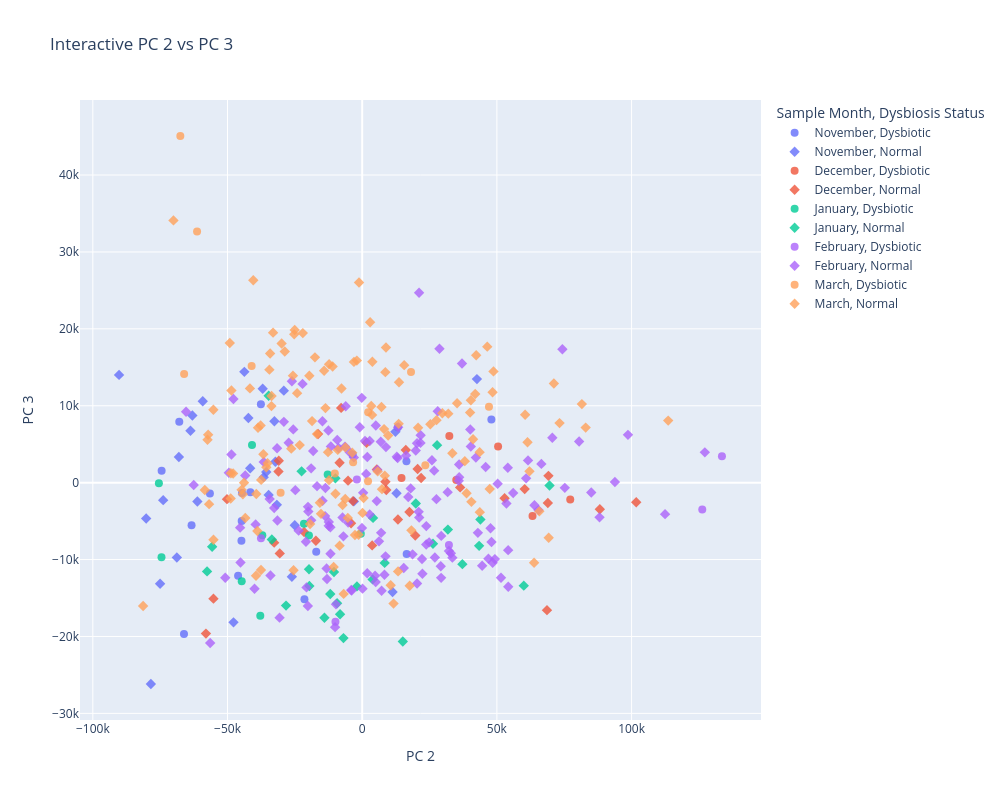

The cell this chart's notebook holds for it:
### Code cell
# Create an interactive plot for PC 2 vs PC 3
interactive_df_23 = pca_df_multi.copy()
interactive_df_23["filename"] = interactive_df_23.index
interactive_df_23["sampID"] = trimmed_metadata["sampID"]
interactive_df_23["plate.pos"] = trimmed_metadata["plate.pos"]
interactive_df_23["Experiment Type"] = trimmed_metadata["Experiment Type"]

fig2 = px.scatter(
    interactive_df_23,
    x="PC 2",
    y="PC 3",
    color="Sample Month",
    symbol="Dysbiosis Status",
    hover_data=["filename", "sampID", "plate.pos", "Experiment Type"],
    title="Interactive PC 2 vs PC 3",
    width=1000,
    height=800,
)

fig2.update_traces(marker=dict(size=8, opacity=0.8))
fig2.show()

### Figure 1 — Plotly figure (JSON) as saved in the notebook; plotly's stock layout.template omitted (floating-point values rounded to 4 significant figures; data arrays with more than 128 entries replaced by an {"elided": "..."} marker saying what was removed)
{"data": [{"customdata": [["A2450525897_n01_LICRNA01_A01", "LIC001", "A01", "Long Term"], ["A2450525897_n01_LICRNA01_B01", "LIC002", "B01", "Long Term"], ["A2450525897_n01_LICRNA01_C01", "LIC003", "C01", "Long Term"], ["A2450525897_n01_LICRNA01_H01", "LIC008", "H01", "Long Term"], ["A2450525897_n01_LICRNA01_E02", "LIC017", "E02", "Long Term"], ["A2450525897_n01_LICRNA01_F02", "LIC018", "F02", "Long Term"], ["A2450525897_n01_LICRNA01_B04", "LIC038", "B04", "Long Term"], ["A2450525897_n01_LICRNA01_E04", "LIC041", "E04", "Long Term"], ["A2450525897_n01_LICRNA01_A05", "LIC049", "A05", "Long Term"], ["A2450525897_n01_LICRNA01_B05", "LIC050", "B05", "Long Term"], ["A2450525897_n01_LICRNA01_D05", "LIC052", "D05", "Long Term"], ["A2450525897_n01_LICRNA01_F05", "LIC054", "F05", "Long Term"], ["A2450525897_n01_LICRNA01_E06", "LIC065", "E06", "Long Term"], ["A2450525897_n01_LICRNA01_F06", "LIC066", "F06", "Long Term"], ["A2450525897_n01_LICRNA01_G06", "LIC067", "G06", "Long Term"], ["A2450525897_n01_LICRNA01_H06", "LIC068", "H06", "Long Term"], ["A2534491401_n01_LICRNA05_F08", "LIC030", "F08", "Long Term"], ["A2534491401_n01_LICRNA05_H10", "LIC020", "H10", "Long Term"]], "hovertemplate": "Sample Month=November<br>Dysbiosis Status=Dysbiotic<br>PC 2=%{x}<br>PC 3=%{y}<br>filename=%{customdata[0]}<br>sampID=%{customdata[1]}<br>plate.pos=%{customdata[2]}<br>Experiment Type=%{customdata[3]}<extra></extra>", "legendgroup": "November, Dysbiotic", "marker": {"color": "#636efa", "opacity": 0.8, "size": 8, "symbol": "circle"}, "mode": "markers", "name": "November, Dysbiotic", "orientation": "v", "showlegend": true, "type": "scatter", "x": [-63350.0, -21440.0, -66160.0, -46070.0, -67900.0, -56540.0, -3525.0, -44830.0, -41520.0, 16420.0, -44740.0, -17060.0, 13230.0, 16510.0, -37610.0, 47950.0, -74460.0, -44630.0], "xaxis": "x", "y": [-5534.0, -15160.0, -19690.0, -12090.0, 7929.0, -1409.0, 3657.0, -7556.0, -1236.0, 2781.0, -4984.0, -8987.0, 7210.0, -9280.0, 10190.0, 8199.0, 1537.0, -1345.0], "yaxis": "y"}, {"customdata": [["A2450525897_n01_LICRNA01_E01", "LIC005", "E01", "Long Term"], ["A2450525897_n01_LICRNA01_F01", "LIC006", "F01", "Long Term"], ["A2450525897_n01_LICRNA01_B02", "LIC014", "B02", "Long Term"], ["A2450525897_n01_LICRNA01_D02", "LIC016", "D02", "Long Term"], ["A2450525897_n01_LICRNA01_G02", "LIC019", "G02", "Long Term"], ["A2450525897_n01_LICRNA01_A03", "LIC025", "A03", "Long Term"], ["A2450525897_n01_LICRNA01_B03", "LIC026", "B03", "Long Term"], ["A2450525897_n01_LICRNA01_C03", "LIC027", "C03", "Long Term"], ["A2450525897_n01_LICRNA01_D03", "LIC028", "D03", "Long Term"], ["A2450525897_n01_LICRNA01_E03", "LIC029", "E03", "Long Term"], ["A2450525897_n01_LICRNA01_G03", "LIC031", "G03", "Long Term"], ["A2450525897_n01_LICRNA01_H03", "LIC032", "H03", "Long Term"], ["A2450525897_n01_LICRNA01_A04", "LIC037", "A04", "Long Term"], ["A2450525897_n01_LICRNA01_C04", "LIC039", "C04", "Long Term"], ["A2450525897_n01_LICRNA01_D04", "LIC040", "D04", "Long Term"], ["A2450525897_n01_LICRNA01_F04", "LIC042", "F04", "Long Term"], ["A2450525897_n01_LICRNA01_G04", "LIC043", "G04", "Long Term"], ["A2450525897_n01_LICRNA01_H04", "LIC044", "H04", "Long Term"], ["A2450525897_n01_LICRNA01_C05", "LIC051", "C05", "Long Term"], ["A2450525897_n01_LICRNA01_E05", "LIC053", "E05", "Long Term"], ["A2450525897_n01_LICRNA01_H05", "LIC056", "H05", "Long Term"], ["A2450525897_n01_LICRNA01_B06", "LIC062", "B06", "Long Term"], ["A2450525897_n01_LICRNA01_C06", "LIC063", "C06", "Long Term"], ["A2450525897_n01_LICRNA01_D06", "LIC064", "D06", "Long Term"], ["A2534491401_n01_LICRNA05_A08", "LIC061", "A08", "Long Term"], ["A2534491401_n01_LICRNA05_E11", "LIC013", "E11", "Long Term"], ["A2534491401_n01_LICRNA05_G11", "LIC055", "G11", "Long Term"], ["A2534491401_n01_LICRNA05_H11", "LIC015", "H11", "Long Term"], ["A2534491401_n01_LICRNA05_B12", "LIC007", "B12", "Long Term"], ["A2534491401_n01_LICRNA05_C12", "LIC004", "C12", "Long Term"]], "hovertemplate": "Sample Month=November<br>Dysbiosis Status=Normal<br>PC 2=%{x}<br>PC 3=%{y}<br>filename=%{customdata[0]}<br>sampID=%{customdata[1]}<br>plate.pos=%{customdata[2]}<br>Experiment Type=%{customdata[3]}<extra></extra>", "legendgroup": "November, Normal", "marker": {"color": "#636efa", "opacity": 0.8, "size": 8, "symbol": "diamond"}, "mode": "markers", "name": "November, Normal", "orientation": "v", "showlegend": true, "type": "scatter", "x": [-34730.0, -75030.0, 42590.0, -35610.0, -32590.0, -90260.0, -32230.0, -80200.0, -61190.0, -73880.0, -68050.0, -63750.0, -36940.0, -63050.0, -59190.0, -36570.0, -41580.0, -29100.0, -68810.0, -31690.0, -25040.0, 12740.0, 11270.0, 12330.0, -3092.0, -43750.0, -26110.0, -42250.0, -78450.0, -47780.0], "xaxis": "x", "y": [-1591.0, -13140.0, 13470.0, 1387.0, 7981.0, 14010.0, 2726.0, -4666.0, -2449.0, -2272.0, 3340.0, 6748.0, 12220.0, 8731.0, 10580.0, 714.4, 1875.0, 11960.0, -9733.0, -2886.0, -5549.0, -1387.0, -14220.0, 6613.0, -2440.0, 14400.0, -12240.0, 8411.0, -26180.0, -18160.0], "yaxis": "y"}, {"customdata": [["A2450525897_n01_LICRNA01_A07", "LIC073", "A07", "Long Term"], ["A2450525897_n01_LICRNA01_B08", "LIC098", "B08", "Long Term"], ["A2450525897_n01_LICRNA01_C08", "LIC099", "C08", "Long Term"], ["A2450525897_n01_LICRNA01_E08", "LIC101", "E08", "Long Term"], ["A2450525897_n01_LICRNA01_E10", "LIC125", "E10", "Long Term"], ["A2534491401_n01_LICRNA05_G08", "LIC079", "G08", "Long Term"]], "hovertemplate": "Sample Month=December<br>Dysbiosis Status=Dysbiotic<br>PC 2=%{x}<br>PC 3=%{y}<br>filename=%{customdata[0]}<br>sampID=%{customdata[1]}<br>plate.pos=%{customdata[2]}<br>Experiment Type=%{customdata[3]}<extra></extra>", "legendgroup": "December, Dysbiotic", "marker": {"color": "#EF553B", "opacity": 0.8, "size": 8, "symbol": "circle"}, "mode": "markers", "name": "December, Dysbiotic", "orientation": "v", "showlegend": true, "type": "scatter", "x": [34930.0, 77230.0, 14590.0, 50440.0, 32340.0, 63230.0], "xaxis": "x", "y": [329.4, -2179.0, 605.1, 4716.0, 6056.0, -4323.0], "yaxis": "y"}, {"customdata": {"elided": "34x4 str values"}, "hovertemplate": "Sample Month=December<br>Dysbiosis Status=Normal<br>PC 2=%{x}<br>PC 3=%{y}<br>filename=%{customdata[0]}<br>sampID=%{customdata[1]}<br>plate.pos=%{customdata[2]}<br>Experiment Type=%{customdata[3]}<extra></extra>", "legendgroup": "December, Normal", "marker": {"color": "#EF553B", "opacity": 0.8, "size": 8, "symbol": "diamond"}, "mode": "markers", "name": "December, Normal", "orientation": "v", "showlegend": true, "type": "scatter", "x": [17540.0, 1618.0, 16180.0, -50190.0, 36360.0, -21570.0, 8615.0, 5421.0, -30600.0, 52860.0, -3408.0, -16390.0, -17190.0, -31080.0, -8405.0, 3696.0, -5256.0, 20570.0, -58010.0, -7823.0, 8947.0, -32680.0, 21870.0, -30970.0, 19700.0, 68590.0, 101700.0, 60320.0, 69140.0, 13270.0, 88220.0, -4137.0, 68920.0, -55210.0], "xaxis": "x", "y": [-3826.0, 5193.0, 4248.0, -2148.0, -619.1, -6416.0, 111.2, 1724.0, -9203.0, -2023.0, -2398.0, 6325.0, -7546.0, 1447.0, 2588.0, -8163.0, 260.7, 1772.0, -19630.0, 9717.0, -956.4, -7802.0, 601.3, 2856.0, -6869.0, -16580.0, -2549.0, -839.8, 881.6, -4794.0, -3458.0, -5272.0, -2643.0, -15080.0], "yaxis": "y"}, {"customdata": [["A2450525897_n01_LICRNA01_A11", "LIC133", "A11", "Long Term"], ["A2450525897_n01_LICRNA01_G11", "LIC139", "G11", "Long Term"], ["A2450525897_n01_LICRNA01_H11", "LIC140", "H11", "Long Term"], ["A2450525897_n01_LICRNA01_A12", "LIC145", "A12", "Long Term"], ["A2450525897_n01_LICRNA01_C12", "LIC147", "C12", "Long Term"], ["A2450525897_n01_LICRNA01_E12", "LIC149", "E12", "Long Term"], ["A2449446903_n01_LICRNA02_E01", "LIC161", "E01", "Long Term"], ["A2534491401_n01_LICRNA05_D08", "LIC136", "D08", "Long Term"], ["A2534491401_n01_LICRNA05_D10", "LIC157", "D10", "Long Term"], ["A2534491401_n01_LICRNA05_C11", "LIC148", "C11", "Long Term"]], "hovertemplate": "Sample Month=January<br>Dysbiosis Status=Dysbiotic<br>PC 2=%{x}<br>PC 3=%{y}<br>filename=%{customdata[0]}<br>sampID=%{customdata[1]}<br>plate.pos=%{customdata[2]}<br>Experiment Type=%{customdata[3]}<extra></extra>", "legendgroup": "January, Dysbiotic", "marker": {"color": "#00cc96", "opacity": 0.8, "size": 8, "symbol": "circle"}, "mode": "markers", "name": "January, Dysbiotic", "orientation": "v", "showlegend": true, "type": "scatter", "x": [-74510.0, -19770.0, -519.3, -44730.0, -37080.0, -75480.0, -37830.0, -21620.0, -12810.0, -40910.0], "xaxis": "x", "y": [-9698.0, -6883.0, -6655.0, -12830.0, -6842.0, -74.32, -17310.0, -5355.0, 1046.0, 4905.0], "yaxis": "y"}, {"customdata": [["A2450525897_n01_LICRNA01_B11", "LIC134", "B11", "Long Term"], ["A2450525897_n01_LICRNA01_E11", "LIC137", "E11", "Long Term"], ["A2450525897_n01_LICRNA01_F11", "LIC138", "F11", "Long Term"], ["A2450525897_n01_LICRNA01_B12", "LIC146", "B12", "Long Term"], ["A2450525897_n01_LICRNA01_F12", "LIC150", "F12", "Long Term"], ["A2450525897_n01_LICRNA01_G12", "LIC151", "G12", "Long Term"], ["A2450525897_n01_LICRNA01_H12", "LIC152", "H12", "Long Term"], ["A2449446903_n01_LICRNA02_B01", "LIC158", "B01", "Long Term"], ["A2449446903_n01_LICRNA02_C01", "LIC159", "C01", "Long Term"], ["A2449446903_n01_LICRNA02_D01", "LIC160", "D01", "Long Term"], ["A2449446903_n01_LICRNA02_G01", "LIC163", "G01", "Long Term"], ["A2449446903_n01_LICRNA02_H01", "LIC164", "H01", "Long Term"], ["A2449446903_n01_LICRNA02_A02", "LIC169", "A02", "Long Term"], ["A2449446903_n01_LICRNA02_B02", "LIC170", "B02", "Long Term"], ["A2449446903_n01_LICRNA02_C02", "LIC171", "C02", "Long Term"], ["A2449446903_n01_LICRNA02_D02", "LIC172", "D02", "Long Term"], ["A2449446903_n01_LICRNA02_E02", "LIC173", "E02", "Long Term"], ["A2449446903_n01_LICRNA02_F02", "LIC174", "F02", "Long Term"], ["A2449446903_n01_LICRNA02_G02", "LIC175", "G02", "Long Term"], ["A2449446903_n01_LICRNA02_H02", "LIC176", "H02", "Long Term"], ["B250508004_n01_LICRNA03_A03", "LIC349", "A03", "Long Term"], ["B250508004_n01_LICRNA03_C03", "LIC351", "C03", "Long Term"], ["B250508004_n01_LICRNA03_D03", "LIC352", "D03", "Long Term"], ["B250508004_n01_LICRNA03_E03", "LIC353", "E03", "Long Term"], ["B250508004_n01_LICRNA03_F03", "LIC354", "F03", "Long Term"], ["B250508004_n01_LICRNA03_G03", "LIC355", "G03", "Long Term"], ["B250508004_n01_LICRNA03_H03", "LIC356", "H03", "Long Term"], ["A2534491401_n01_LICRNA05_C08", "LIC135", "C08", "Long Term"], ["A2534491401_n01_LICRNA05_D11", "LIC350", "D11", "Long Term"]], "hovertemplate": "Sample Month=January<br>Dysbiosis Status=Normal<br>PC 2=%{x}<br>PC 3=%{y}<br>filename=%{customdata[0]}<br>sampID=%{customdata[1]}<br>plate.pos=%{customdata[2]}<br>Experiment Type=%{customdata[3]}<extra></extra>", "legendgroup": "January, Normal", "marker": {"color": "#00cc96", "opacity": 0.8, "size": 8, "symbol": "diamond"}, "mode": "markers", "name": "January, Normal", "orientation": "v", "showlegend": true, "type": "scatter", "x": [-19740.0, -55710.0, -19620.0, -34720.0, -33540.0, -57590.0, -22500.0, -28270.0, -1960.0, 3865.0, -9322.0, -8212.0, 4028.0, 69540.0, 43880.0, 19910.0, 31810.0, -10480.0, 8341.0, 43400.0, -6958.0, 37190.0, 26270.0, -11850.0, 15080.0, -14020.0, 59980.0, -9945.0, 27800.0], "xaxis": "x", "y": [-11250.0, -8339.0, -13440.0, 11300.0, -7397.0, -11540.0, 1470.0, -15990.0, -13490.0, -12580.0, -15680.0, -17100.0, -4585.0, -361.1, -4799.0, -2715.0, -6106.0, -11610.0, -10430.0, -8219.0, -20220.0, -10600.0, -7949.0, -14470.0, -20650.0, -17570.0, -13400.0, 562.2, 4875.0], "yaxis": "y"}, {"customdata": [["A2449446903_n01_LICRNA02_C07", "LIC243", "C07", "Long Term"], ["A2449446903_n01_LICRNA02_G07", "LIC247", "G07", "Long Term"], ["B250508004_n01_LICRNA03_G05", "LIC391", "G05", "Circadian Experiment 1"], ["B250508004_n01_LICRNA03_A06", "LIC397", "A06", "Circadian Experiment 1"], ["B250508004_n01_LICRNA03_B08", "LIC422", "B08", "Circadian Experiment 1"], ["B2449500127_n01_LICRNA04_C06", "LIC543", "C06", "Circadian Experiment 1"]], "hovertemplate": "Sample Month=February<br>Dysbiosis Status=Dysbiotic<br>PC 2=%{x}<br>PC 3=%{y}<br>filename=%{customdata[0]}<br>sampID=%{customdata[1]}<br>plate.pos=%{customdata[2]}<br>Experiment Type=%{customdata[3]}<extra></extra>", "legendgroup": "February, Dysbiotic", "marker": {"color": "#ab63fa", "opacity": 0.8, "size": 8, "symbol": "circle"}, "mode": "markers", "name": "February, Dysbiotic", "orientation": "v", "showlegend": true, "type": "scatter", "x": [-9930.0, 32190.0, 126200.0, -37580.0, 133500.0, -1974.0], "xaxis": "x", "y": [-18080.0, -8096.0, -3499.0, -7228.0, 3445.0, 414.7], "yaxis": "y"}, {"customdata": {"elided": "154x4 str values"}, "hovertemplate": "Sample Month=February<br>Dysbiosis Status=Normal<br>PC 2=%{x}<br>PC 3=%{y}<br>filename=%{customdata[0]}<br>sampID=%{customdata[1]}<br>plate.pos=%{customdata[2]}<br>Experiment Type=%{customdata[3]}<extra></extra>", "legendgroup": "February, Normal", "marker": {"color": "#ab63fa", "opacity": 0.8, "size": 8, "symbol": "diamond"}, "mode": "markers", "name": "February, Normal", "orientation": "v", "showlegend": true, "type": "scatter", "x": {"elided": "154 float values"}, "xaxis": "x", "y": {"elided": "154 float values"}, "yaxis": "y"}, {"customdata": [["A2449446903_n01_LICRNA02_F10", "LIC294", "F10", "Long Term"], ["A2449446903_n01_LICRNA02_E11", "LIC305", "E11", "Long Term"], ["A2449446903_n01_LICRNA02_E12", "LIC317", "E12", "Long Term"], ["B250508004_n01_LICRNA03_G01", "LIC331", "G01", "Long Term"], ["B2449500127_n01_LICRNA04_D07", "LIC580", "D07", "Circadian Experiment 2"], ["B2449500127_n01_LICRNA04_D11", "LIC628", "D11", "Circadian Experiment 2"], ["B2449500127_n01_LICRNA04_E11", "LIC629", "E11", "Circadian Experiment 2"], ["B2449500127_n01_LICRNA04_F12", "LIC642", "F12", "Circadian Experiment 2"], ["A2534491401_n01_LICRNA05_A01", "LIC673", "A01", "Circadian Experiment 2"], ["A2534491401_n01_LICRNA05_E06", "LIC737", "E06", "Circadian Experiment 2"], ["A2534491401_n01_LICRNA05_G06", "LIC739", "G06", "Circadian Experiment 2"], ["A2534491401_n01_LICRNA05_B11", "LIC578", "B11", "Circadian Experiment 2"]], "hovertemplate": "Sample Month=March<br>Dysbiosis Status=Dysbiotic<br>PC 2=%{x}<br>PC 3=%{y}<br>filename=%{customdata[0]}<br>sampID=%{customdata[1]}<br>plate.pos=%{customdata[2]}<br>Experiment Type=%{customdata[3]}<extra></extra>", "legendgroup": "March, Dysbiotic", "marker": {"color": "#FFA15A", "opacity": 0.8, "size": 8, "symbol": "circle"}, "mode": "markers", "name": "March, Dysbiotic", "orientation": "v", "showlegend": true, "type": "scatter", "x": [-10160.0, -30290.0, -66100.0, -3377.0, 2216.0, 2165.0, 18120.0, -61300.0, 23430.0, -67510.0, -41050.0, 47060.0], "xaxis": "x", "y": [1200.0, -1328.0, 14120.0, 2659.0, 9144.0, 178.1, 14390.0, 32640.0, 2278.0, 45080.0, 15160.0, 9855.0], "yaxis": "y"}, {"customdata": {"elided": "127x4 str values"}, "hovertemplate": "Sample Month=March<br>Dysbiosis Status=Normal<br>PC 2=%{x}<br>PC 3=%{y}<br>filename=%{customdata[0]}<br>sampID=%{customdata[1]}<br>plate.pos=%{customdata[2]}<br>Experiment Type=%{customdata[3]}<extra></extra>", "legendgroup": "March, Normal", "marker": {"color": "#FFA15A", "opacity": 0.8, "size": 8, "symbol": "diamond"}, "mode": "markers", "name": "March, Normal", "orientation": "v", "showlegend": true, "type": "scatter", "x": [82960.0, -37570.0, 38090.0, 42320.0, -26340.0, -47910.0, -58420.0, -44770.0, -48550.0, -23200.0, -15300.0, -39310.0, -39420.0, -38920.0, -56840.0, -55210.0, -9917.0, -1334.0, -13640.0, -38670.0, -55250.0, -57420.0, -35590.0, -48820.0, -43400.0, -6875.0, 10580.0, 13320.0, 69230.0, 11630.0, 17620.0, 63810.0, -19630.0, 62090.0, -8386.0, 8399.0, 43660.0, -25480.0, 47340.0, 18260.0, -9063.0, -5337.0, -24160.0, 65760.0, 5746.0, 118.8, -6299.0, 61370.0, -70060.0, 38740.0, -7281.0, 506.7, 40540.0, 71150.0, 113600.0, 41160.0, 31960.0, 7344.0, 73260.0, 40050.0, 81540.0, 33460.0, 48400.0, 9637.0, 60490.0, 8120.0, 13660.0, 25300.0, 41950.0, 3677.0, 7156.0, -6219.0, 27580.0, -3699.0, -19340.0, -15710.0, -10600.0, 43590.0, -12320.0, 15590.0, -81330.0, 29750.0, -43870.0, -12680.0, -44300.0, 40340.0, -16780.0, -35130.0, -37510.0, 13530.0, 3359.0, 48730.0, -7680.0, -28740.0, -37710.0, -29920.0, -41680.0, 8827.0, -34180.0, 46430.0, -17540.0, 35230.0, -33090.0, -25060.0, -12290.0, 20750.0, 2939.0, 8592.0, -1991.0, 3772.0, -40440.0, -22050.0, -25700.0, -14140.0, -36690.0, -33650.0, -33690.0, -25240.0, -57180.0, -49160.0, -3067.0, -34450.0, -48750.0, -2686.0, -18610.0, -10980.0, -1181.0], "xaxis": "x", "y": [7161.0, -11360.0, 2793.0, 16560.0, 4420.0, 1190.0, -961.1, -938.6, 11990.0, 4880.0, -4055.0, -1468.0, -12110.0, -6279.0, -2793.0, -7417.0, -1450.0, -6776.0, 9693.0, 7137.0, 9481.0, 5581.0, 1990.0, -2062.0, -4605.0, -14470.0, -13340.0, -11540.0, -7159.0, -15730.0, -13410.0, -10420.0, 13900.0, 1467.0, -8190.0, 912.7, -3834.0, -11380.0, -816.5, -6204.0, 4257.0, -4586.0, 11640.0, -3735.0, 1465.0, -3931.0, -2123.0, 5245.0, 34100.0, -1375.0, -2917.0, -1993.0, -2500.0, 12900.0, 8068.0, 5652.0, 8971.0, -848.0, 7745.0, 9111.0, 10210.0, 3829.0, 11750.0, 6125.0, 8833.0, 6962.0, 13060.0, 7603.0, 11520.0, 8807.0, 9828.0, 4586.0, 8129.0, 3881.0, -5383.0, -2616.0, -10970.0, 3965.0, 328.1, 15280.0, -16040.0, 9029.0, 1.557, 3969.0, -1499.0, 10720.0, 6311.0, 2528.0, 356.7, 7649.0, 9961.0, 14460.0, 12250.0, 17060.0, 7434.0, 18090.0, 12260.0, 17580.0, 16790.0, 17680.0, 16290.0, 10320.0, 19500.0, 19840.0, 15400.0, 7131.0, 20860.0, 14370.0, 15870.0, 15720.0, 26320.0, 19440.0, 13910.0, 14550.0, 3687.0, 11270.0, 9957.0, 19280.0, 6229.0, 18150.0, 15700.0, 14690.0, 1221.0, -6800.0, 8006.0, 15110.0, 26020.0], "yaxis": "y"}], "layout": {"height": 800, "legend": {"title": {"text": "Sample Month, Dysbiosis Status"}, "tracegroupgap": 0}, "title": {"text": "Interactive PC 2 vs PC 3"}, "width": 1000, "xaxis": {"anchor": "y", "domain": [0.0, 1.0], "title": {"text": "PC 2"}}, "yaxis": {"anchor": "x", "domain": [0.0, 1.0], "title": {"text": "PC 3"}}}}
